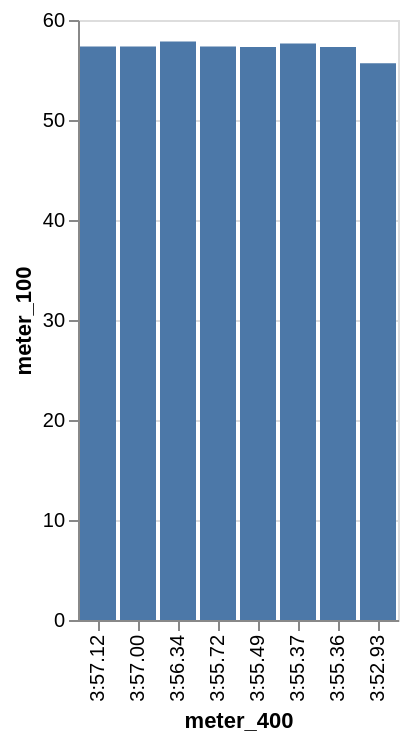

This figure's Vega-Lite source:
### Vega-Lite specification from a JSON file in a GitHub repository (floating-point values rounded to 4 significant figures)
{"data": {"values": [{"x_data": "3:57.12", "y_data": 57.34}, {"x_data": "3:57.00", "y_data": 57.34}, {"x_data": "3:56.34", "y_data": 57.84}, {"x_data": "3:55.72", "y_data": 57.35}, {"x_data": "3:55.49", "y_data": 57.31}, {"x_data": "3:55.37", "y_data": 57.66}, {"x_data": "3:55.36", "y_data": 57.31}, {"x_data": "3:52.93", "y_data": 55.67}]}, "mark": "bar", "encoding": {"x": {"field": "x_data", "type": "nominal", "title": "meter_400", "sort": "descending"}, "y": {"field": "y_data", "type": "quantitative", "title": "meter_100"}}}
